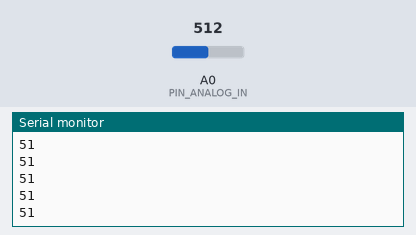
Recording of a sketch running on a simulated Arduino Uno, built with avr-gcc and run on an emulated ATmega328P. On the bench: the last lines printed to the serial monitor. The inputs (shaded band) are chosen by the test bench; at power-on: A0 (PIN_ANALOG_IN) = 512.

Above: at 1.2 s.
1.3 s: A0 (PIN_ANALOG_IN) set to 716
At 1.31 s:
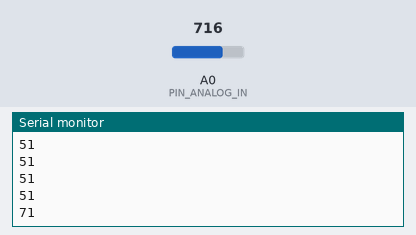
2.8 s: A0 (PIN_ANALOG_IN) set to 900
At 2.81 s:
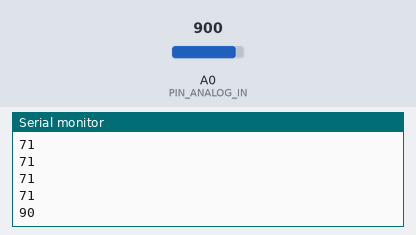
Timing chart, 0 to 5.8 s (numbered marks = the images above; inputs shaded):
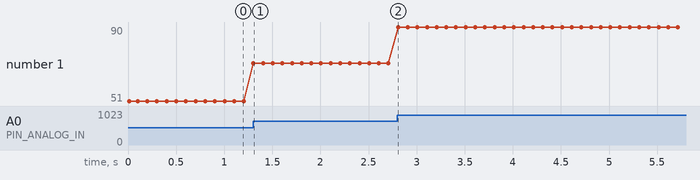

Measured:
- after the input at 1.3 s, the serial monitor: prints a new line at once (image 1)
- after the input at 2.8 s, the serial monitor: prints a new line at once (image 2)
- plotted number 1: 51 → 71 after the input at 1.3 s, 71 → 90 after the input at 2.8 s

The sketch:

soundSensor.ino
```cpp
 // Define hardware connections
//#define PIN_GATE_IN 2
//#define IRQ_GATE_IN  0
//#define PIN_LED_OUT 13
#define PIN_ANALOG_IN A0

void setup()
{
  Serial.begin(9600);
  Serial.println("Initialized");
}

void loop()
{
  int value;
  value = analogRead(PIN_ANALOG_IN);

  if((value/10) > 2 ){
    Serial.println(value/10);
  }
  delay(100);
}
```
